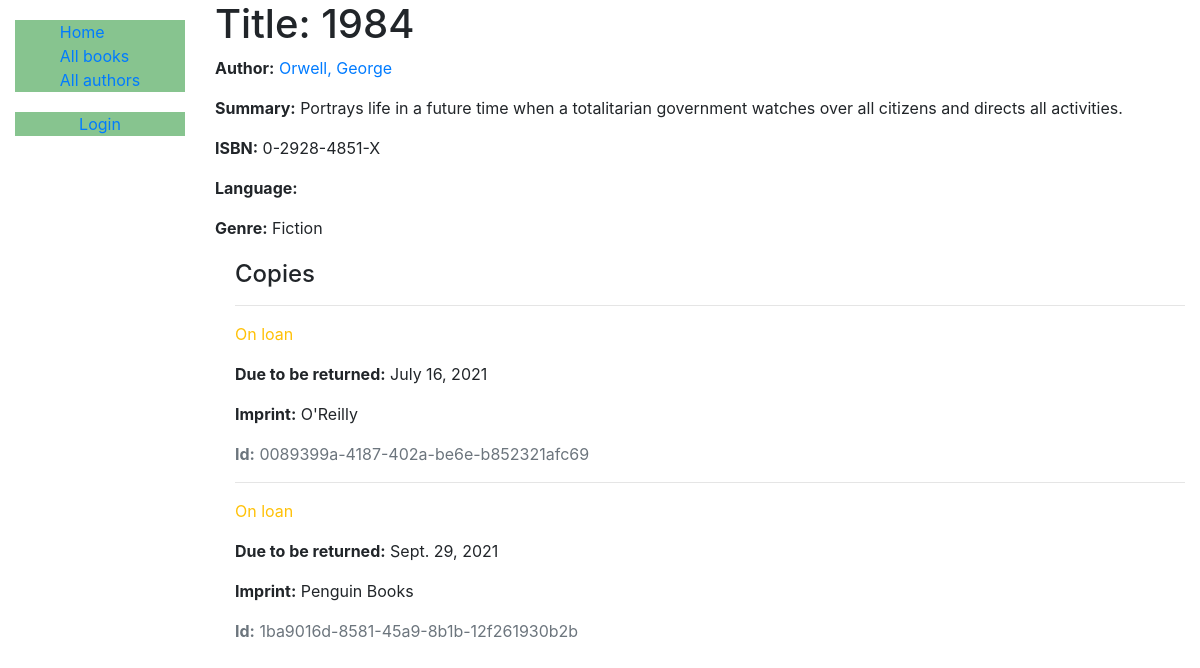
/catalog/book/3, run on the app's committed database.
### catalog/models.py (models this page shows, shortened)
class Book(models.Model):
    title = models.CharField(max_length=200)
    author = models.ForeignKey('Author', on_delete=models.SET_NULL, null=True)
    summary = models.TextField(
        max_length=1000, help_text='Enter a brief description of the book')
    isbn = models.CharField('ISBN', max_length=13, unique=True,
                            help_text='13 Character <a href="https://www.isbn-international.org/content/what-isbn">ISBN number</a>')
    def display_genre(self):
        """Creates a string for the Genre. THis is required to display genre in Admin"""
        return ', '.join([genre.name for genre in self.genre.all()[:3]])
    display_genre.short_description = 'Genre'
    genre = models.ManyToManyField(
        Genre, help_text='Select a genre for this book')

class Author (models.Model):
    first_name = models.CharField(max_length=100)
    last_name = models.CharField(max_length=100)
    date_of_birth = models.DateField(null=True, blank=True)
    date_of_death = models.DateField('died', null=True, blank=True)
    class Meta:
        ordering = ['last_name', 'first_name']
    def get_absolute_url(self):
        return reverse('author-detail', args=[str(self.id)])
    def __str__(self):
        return f'{self.last_name}, {self.first_name}'

class Genre(models.Model):
    name = models.CharField(
        max_length=200, help_text='Enter a book genre (e.g. Science Fiction)')
    def __str__(self):
        return self.name

class BookInstance(models.Model):
    id = models.UUIDField(primary_key=True, default=uuid.uuid4,
                          help_text='Unique ID for this particular book across whole library')
    book = models.ForeignKey('Book', on_delete=models.RESTRICT, null=True)
    imprint = models.CharField(max_length=200)
    due_back = models.DateField(null=True, blank=True)
    borrower = models.ForeignKey(
        User, on_delete=models.SET_NULL, null=True, blank=True)
    LOAN_STATUS = (
        ('m', 'Maintenance'),
        ('o', 'On loan'),
        ('a', 'Available'),
        ('r', 'Reserved'),
    )
    status = models.CharField(
        max_length=1,
        choices=LOAN_STATUS,
        blank=True,
        default='m',
        help_text='Book availability',
    )
    class Meta:
        ordering = ['due_back']
        permissions = (("can_mark_returned", "set book as returned"),)

### catalog/views.py (the view)
# urls.py: path('book/<int:pk>', views.BookDetailView.as_view(), name='book-detail'),
class BookDetailView(generic.DetailView):
    model = Book

### catalog/templates/catalog/book_detail.html
{% extends "base_generic.html" %}
{% block content %}
  <h1>Title: {{ book.title }}</h1>
  <p><strong>Author:</strong> <a href="{{ book.author.get_absolute_url }}">{{ book.author }}</a></p>
  <p><strong>Summary:</strong> {{ book.summary }}</p>
  <p><strong>ISBN:</strong> {{ book.isbn }}</p>
  <p><strong>Language:</strong> {{ book.language }}</p>
  <p><strong>Genre:</strong> {{ book.genre.all|join:", " }}</p>
  <div style="margin-left:20px;margin-top:20px">
    <h4>Copies</h4>
    {% for copy in book.bookinstance_set.all %}
      <hr>
      <p class="{% if copy.status == 'a' %}text-success{% elif copy.status == 'm' %}text-danger{% else %}text-warning{% endif %}">
        {{ copy.get_status_display }}
      </p>
      {% if copy.status != 'a' %}
        <p><strong>Due to be returned:</strong> {{ copy.due_back }}</p>
      {% endif %}
      <p><strong>Imprint:</strong> {{ copy.imprint }}</p>
      <p class="text-muted"><strong>Id:</strong> {{ copy.id }}</p>
    {% endfor %}
  </div>
{% endblock %}

### data on the page
Book: title "1984", author "Orwell, George", summary "Portrays life in a future time when a totalitarian government watches over all citizens and directs all activities.", isbn "0-2928-4851-X", genre.all "Fiction"
BookInstance: status "On loan", due_back "July 16, 2021", imprint "O'Reilly", id "0089399a-4187-402a-be6e-b852321afc69"
BookInstance: status "On loan", due_back "Sept. 29, 2021", imprint "Penguin Books", id "1ba9016d-8581-45a9-8b1b-12f261930b2b"
